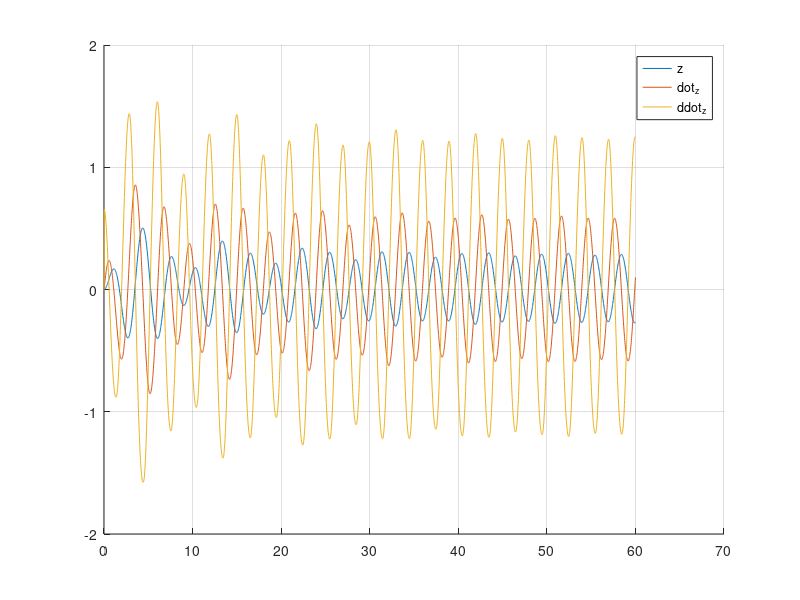

MATLAB code for this plot:
function DYN_Ex_2%%calculation of forces acting on a floating cylinder in wave
  
clc, clear all, close all
g=9.81;%%m/s^2
%%z=1;%%m - initial position
D=2;%%m - Dia of structure
To=4;%%m - draft of structure
H=6;%%m - depth or height of structure
Density=1025;%% kg/m^3
b33=1000;%%Dampening coeff
CD=0.82/2;
CA=0.2;

AP=(pi()*((D/2)^2));
AW=AP;
m0=AW*To*Density;
mb=m0;

%%wave data
a=0.5;%%m - amplitude of the wave
T=3;%%s-time period of the wave
omega=(2*pi())/T;
k=omega^2/g;
x=0;

n=3000;
t(1)=0;
del_t=0.02;
z(1)=0;
dot_z(1)=0;
ddot_z(1)=0;
for i=1:n
  theta(i)=(k*x)-(omega*t(i));
  eta(i)=a*cos(theta(i));
  uz(i)=omega*a*e^(k*z(i))*sin(theta(i));%%vertical Veloc of the structure due to wave
  dot_uz(i)=-(omega^2)*a*e^(k*(z(i)-To))*cos(theta(i));%%vertical Accel of the structure due to wave
  f_damp(i)=-(b33*dot_z(i));
  f_drag(i)=(CD*0.5*Density*AP*abs(uz(i)-dot_z(i))*(uz(i)-dot_z(i)));
  f_rest(i)=-(Density*g*AW*z(i));
  f_wave(i)=(Density*g*AW*eta(i));
  f_added2(i)=mb*(1+CA)*dot_uz(i);
  ddot_z(i+1)=(f_damp(i)+f_drag(i)+f_rest(i)+f_wave(i)+f_added2(i))/((1+CA)*m0);
  dot_z(i+1)=dot_z(i)+ddot_z(i+1)*del_t;
  z(i+1)=z(i)+(0.5*(dot_z(i)+dot_z(i+1))*del_t);
  t(i+1)=t(i)+del_t;
end
%%graphics_toolkit('gnuplot')

figure 1
grid on, hold on;
plot(t,z,t,dot_z,t,ddot_z)
legend('z','dot_z','ddot_z')